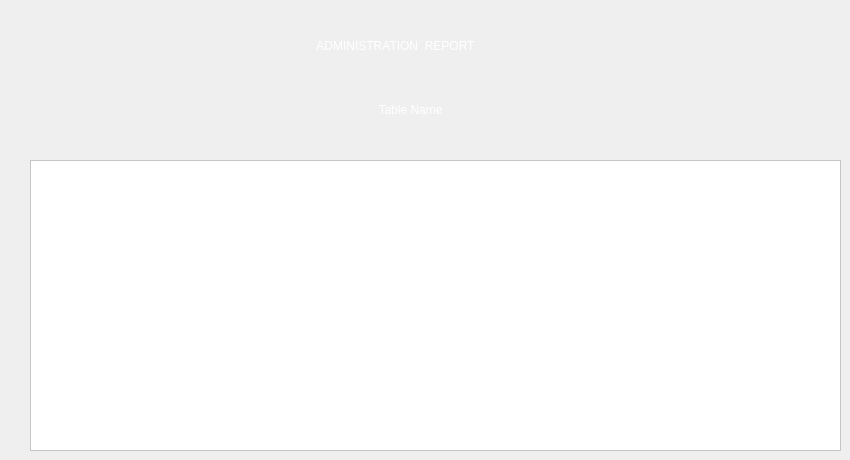
    <widget class="QWidget" name="tab_8">
     <attribute name="title">
      <string>Reports</string>
     </attribute>
     <widget class="QLabel" name="label_195">
      <property name="geometry">
       <rect>
        <x>240</x>
        <y>30</y>
        <width>311</width>
        <height>31</height>
       </rect>
      </property>
      <property name="styleSheet">
       <string notr="true">
font: 900 16pt &quot;Poppins Black&quot;;
color: rgb(255, 255, 255);</string>
      </property>
      <property name="text">
       <string>ADMINISTRATION  REPORT</string>
      </property>
      <property name="alignment">
       <set>Qt::AlignCenter</set>
      </property>
     </widget>
     <widget class="QLabel" name="label_196">
      <property name="geometry">
       <rect>
        <x>330</x>
        <y>100</y>
        <width>161</width>
        <height>20</height>
       </rect>
      </property>
      <property name="styleSheet">
       <string notr="true">
font: 900 16pt &quot;Poppins Black&quot;;
color: rgb(255, 255, 255);</string>
      </property>
      <property name="text">
       <string>Table Name</string>
      </property>
      <property name="alignment">
       <set>Qt::AlignCenter</set>
      </property>
     </widget>
     <widget class="QTableWidget" name="tableWidget">
      <property name="geometry">
       <rect>
        <x>30</x>
        <y>160</y>
        <width>811</width>
        <height>291</height>
       </rect>
      </property>
      <property name="styleSheet">
       <string notr="true">background-color: rgb(255, 255, 255);</string>
      </property>
     </widget>
    </widget>
